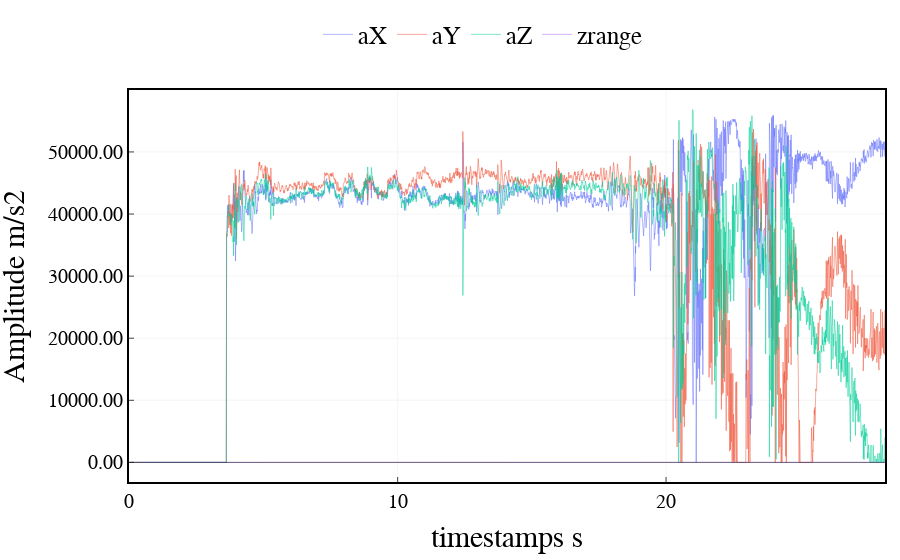

Here is the notebook cell this chart was saved with:
### Code cell
import scipy.signal as signal_p

# Define filter parameters
fs = 100  # Sampling frequency
fc = 4  # Cutoff frequency
order = 6  # Filter order



# Create low-pass Butterworth filter
b, a = signal_p.butter(order, fc / (fs / 2), btype='low')

# Apply filter to signal data
signalf = signal_p.filtfilt(b, a, imu_data[:,:6], axis=0)
timestamp = imu_data[:,7]
fig = go.Figure()
fig.add_trace(go.Scatter(x=timestamp, y=imu_data[:,3],
                    mode='lines',
                    line=dict(width=0.5),
                    name='aX'))
fig.add_trace(go.Scatter(x=timestamp, y=imu_data[:,4],
                    mode='lines',
                    line=dict(width=0.5),
                    name='aY'))
fig.add_trace(go.Scatter(x=timestamp, y=imu_data[:,5],
                    mode='lines',
                    line=dict(width=0.5),
                    name='aZ'))

fig.add_trace(go.Scatter(x=timestamp, y=imu_data[:,8]/1000,
                    mode='lines',
                    line=dict(width=0.5),
                    name='zrange'))


# # Add a rectangle to the plot
# fig.add_shape(type='rect',
#               x0=0,
#               y0=-2,
#               x1=10,
#               y1=2,
#               line=dict(color='blue', width=0.5),
#             #   fillcolor='lightblue',
#               opacity=0.5)

fig.add_shape(type='line',
                x0=0,
                y0=0,
                x1=timestamp[-1].astype(float),
                y1=0,
                line=dict(color='black', width=0.5),
            #   fillcolor='lightblue',
                opacity=1)

    
    


fig.update_layout(xaxis_title='timestamps s',
                        yaxis_title='Amplitude m/s2',
                        font=dict(size=25, family='Arial', color='rgb(0, 0, 0)'),
                        margin={'l': 15, 'r': 15, 't': 15, 'b': 15},
                        # width=1000, height=400,
                        legend=dict(
                            yanchor="top",
                            y=1.2,
                            xanchor="left",
                            x = 0.25,
                            font=dict(
                                family='Arial',
                                size=25,
                                color='rgb(0, 0, 0)',
                            ),
                            orientation="h",
                            # bordercolor="Black",
                            # borderwidth=1
                        ),
                        plot_bgcolor='rgb(255,255,255)',
                        xaxis=dict(
                            showline=True,
                            linecolor='rgb(0, 0, 0)',
                            linewidth=2,
                            ticks='inside',
                            tickfont=dict(
                                family='Arial',
                                size=20,
                                color='rgb(0, 0, 0)',
                            ),
                            tick0 = 150,
                            dtick = 10,
                            gridcolor='rgb(245, 245, 245)',
                            mirror=True
                        ),
                        yaxis=dict(
                            # range = [0, 1],
                            showline=True,
                            linecolor='rgb(0, 0, 0)',
                            linewidth=2,
                            ticks='inside',
                            tickfont=dict(
                                family='Arial',
                                size=20,
                                color='rgb(0, 0, 0)',
                            ),
                            tickformat='.2f',   # y轴刻度分辨率
                            gridcolor='rgb(245, 245, 245)',
                            mirror=True
                        ),
        )

fig.show()

### Figure 1 — Plotly figure (JSON) as saved in the notebook; plotly's stock layout.template omitted (floating-point values rounded to 4 significant figures; data arrays with more than 128 entries replaced by an {"elided": "..."} marker saying what was removed)
{"data": [{"line": {"width": 0.5}, "mode": "lines", "name": "aX", "type": "scatter", "x": {"elided": "2816 float values"}, "y": {"elided": "2816 int values"}}, {"line": {"width": 0.5}, "mode": "lines", "name": "aY", "type": "scatter", "x": {"elided": "2816 float values"}, "y": {"elided": "2816 int values"}}, {"line": {"width": 0.5}, "mode": "lines", "name": "aZ", "type": "scatter", "x": {"elided": "2816 float values"}, "y": {"elided": "2816 int values"}}, {"line": {"width": 0.5}, "mode": "lines", "name": "zrange", "type": "scatter", "x": {"elided": "2816 float values"}, "y": {"elided": "2816 float values"}}], "layout": {"font": {"color": "rgb(0, 0, 0)", "family": "Arial", "size": 25}, "legend": {"font": {"color": "rgb(0, 0, 0)", "family": "Arial", "size": 25}, "orientation": "h", "x": 0.25, "xanchor": "left", "y": 1.2, "yanchor": "top"}, "margin": {"b": 15, "l": 15, "r": 15, "t": 15}, "plot_bgcolor": "rgb(255,255,255)", "shapes": [{"line": {"color": "black", "width": 0.5}, "opacity": 1, "type": "line", "x0": 0, "x1": 28.15, "y0": 0, "y1": 0}], "xaxis": {"dtick": 10, "gridcolor": "rgb(245, 245, 245)", "linecolor": "rgb(0, 0, 0)", "linewidth": 2, "mirror": true, "showline": true, "tick0": 150, "tickfont": {"color": "rgb(0, 0, 0)", "family": "Arial", "size": 20}, "ticks": "inside", "title": {"text": "timestamps s"}}, "yaxis": {"gridcolor": "rgb(245, 245, 245)", "linecolor": "rgb(0, 0, 0)", "linewidth": 2, "mirror": true, "showline": true, "tickfont": {"color": "rgb(0, 0, 0)", "family": "Arial", "size": 20}, "tickformat": ".2f", "ticks": "inside", "title": {"text": "Amplitude m/s2"}}}}
